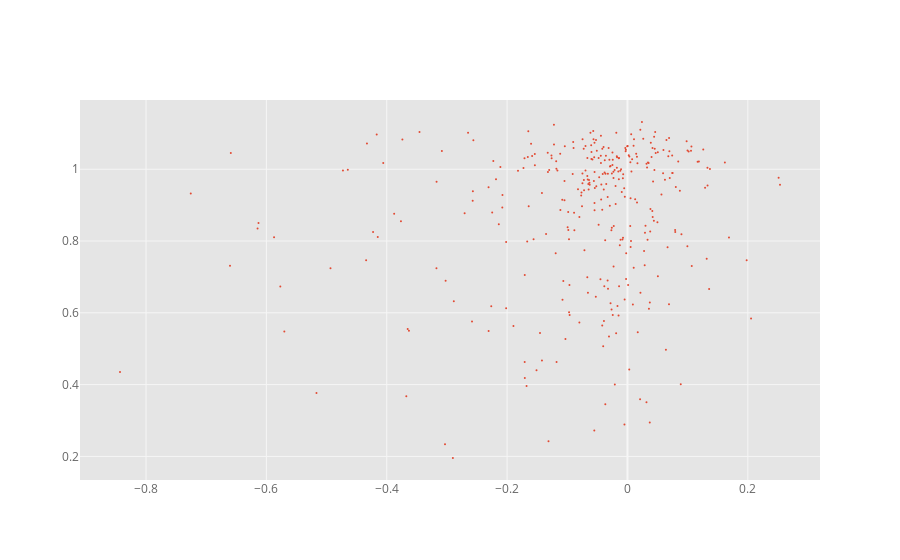

Notebook cell for this chart:
### Code cell
# do not plot if we have too many data points!
if len(df) < 10000:
    df.iplot(kind='scatter', mode='markers',
            x='fitness', y='pred', size=2)

### Figure 1 — Plotly figure (JSON) as saved in the notebook; plotly's stock layout.template omitted (floating-point values rounded to 4 significant figures; data arrays with more than 128 entries replaced by an {"elided": "..."} marker saying what was removed)
{"data": [{"line": {"color": "rgba(226, 74, 51, 1.0)", "dash": "solid", "shape": "linear", "width": 1.3}, "marker": {"size": 2, "symbol": "circle"}, "mode": "markers", "name": "pred", "text": "", "type": "scatter", "x": {"elided": "336 float values"}, "y": {"elided": "336 float values"}}], "layout": {"legend": {"bgcolor": "#FFFFFF", "font": {"color": "#666666"}}, "paper_bgcolor": "#FFFFFF", "plot_bgcolor": "#E5E5E5", "title": {"font": {"color": "#151516"}}, "xaxis": {"gridcolor": "#F6F6F6", "showgrid": true, "tickfont": {"color": "#666666"}, "title": {"font": {"color": "#666666"}, "text": ""}, "zerolinecolor": "#F6F6F6"}, "yaxis": {"gridcolor": "#F6F6F6", "showgrid": true, "tickfont": {"color": "#666666"}, "title": {"font": {"color": "#666666"}, "text": ""}, "zerolinecolor": "#F6F6F6"}}}
